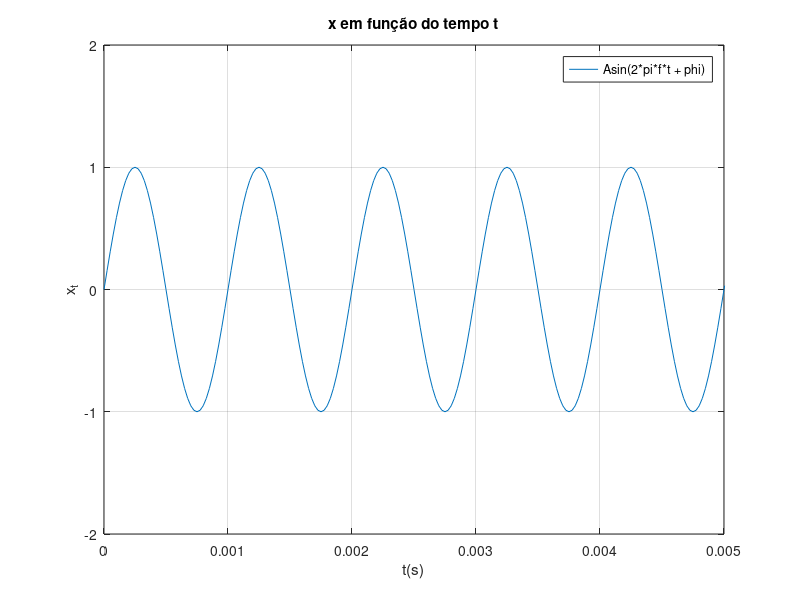
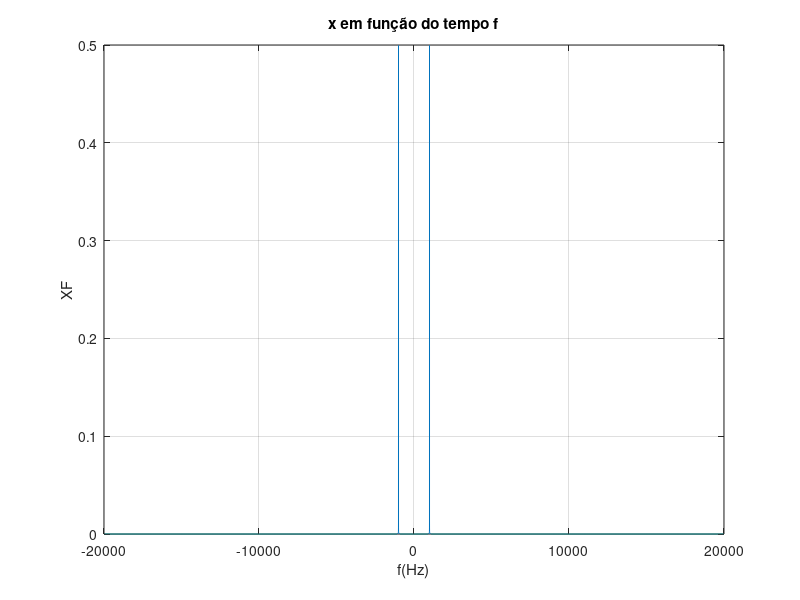

These figures' MATLAB source, in order:
clc;                            % Limpa a janela de comandos
close all;                       % Fecha todas as figuras abertas
clear all;                       % Limpa todas as variáveis do workspace

f = 1_000;                       % Frequência do sinal (1000 Hz)
T = 1/f;                        % Período do sinal
fs = 40 * f;                    % Frequência de amostragem (40 vezes a frequência do sinal)
ts = 1/fs;                      % Intervalo de amostragem
t = 0 : ts : 1;                 % Vetor de tempo de 0 até 1 segundo com passo de amostragem ts
phi = 0;                        % Fase do sinal (0 radianos)
A = 1;                          % Amplitude do sinal

x_t = A*sin(2*pi*f*t + phi);   % Gera o sinal senoidal com amplitude A, frequência f, fase phi e vetor de tempo t

figure                         % Cria uma nova figura para o gráfico
plot(t, x_t);                  % Plota o sinal x_t em função do tempo t
ylim([-2 +2]);                 % Define os limites do eixo y para o gráfico
xlim([0 5*T]);                 % Define os limites do eixo x para o gráfico (5 períodos do sinal)
ylabel('x_t');                 % Adiciona rótulo ao eixo y
xlabel('t(s)');                % Adiciona rótulo ao eixo x
title('x em função do tempo t'); % Adiciona título ao gráfico
legend('Asin(2*pi*f*t + phi)'); % Adiciona uma legenda ao gráfico
grid on;                       % Adiciona uma grade ao gráfico

% Cálculo da Transformada de Fourier
X_f = fft(x_t) / length(x_t);  % Calcula a Transformada de Fourier do sinal x_t e normaliza pelo comprimento do vetor x_t
X_f = fftshift(X_f);           % Move o zero da frequência para o centro do espectro de frequência

% Criação do vetor de frequências para o gráfico
df = length(t) / (fs+1);           % Calcula a resolução em frequência
f = -fs/2 : df : fs/2;         % Cria o vetor de frequências do espectro

figure;                        % Cria uma nova figura para o gráfico
plot(f, abs(X_f));             % Plota o módulo da Transformada de Fourier em função da frequência f
ylabel('X{F}');                % Adiciona rótulo ao eixo y
xlabel('f(Hz)');               % Adiciona rótulo ao eixo x
title('x em função do tempo f'); % Adiciona título ao gráfico
grid on;                       % Adiciona uma grade ao gráfico
